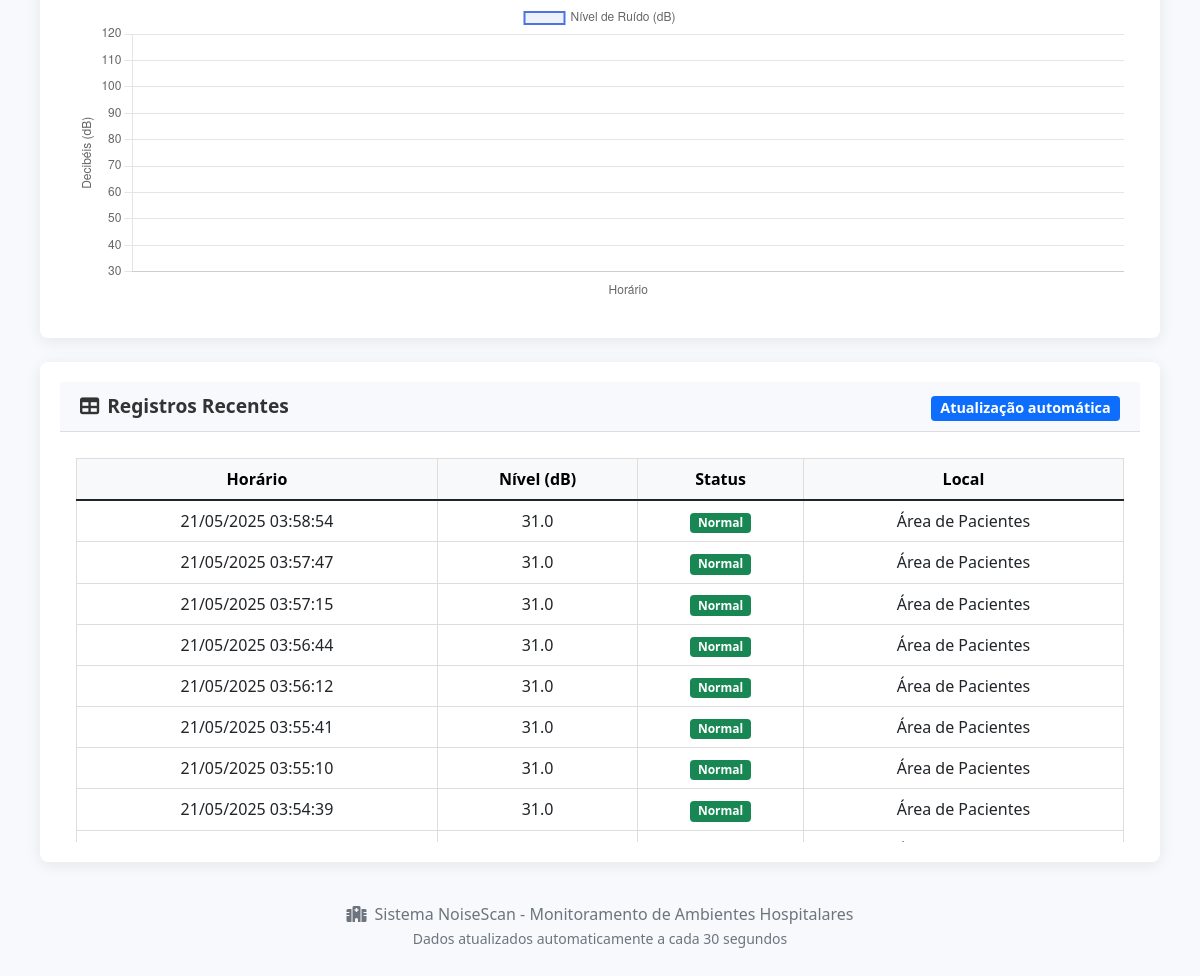
The app's page /dashboard (lower part), older data.
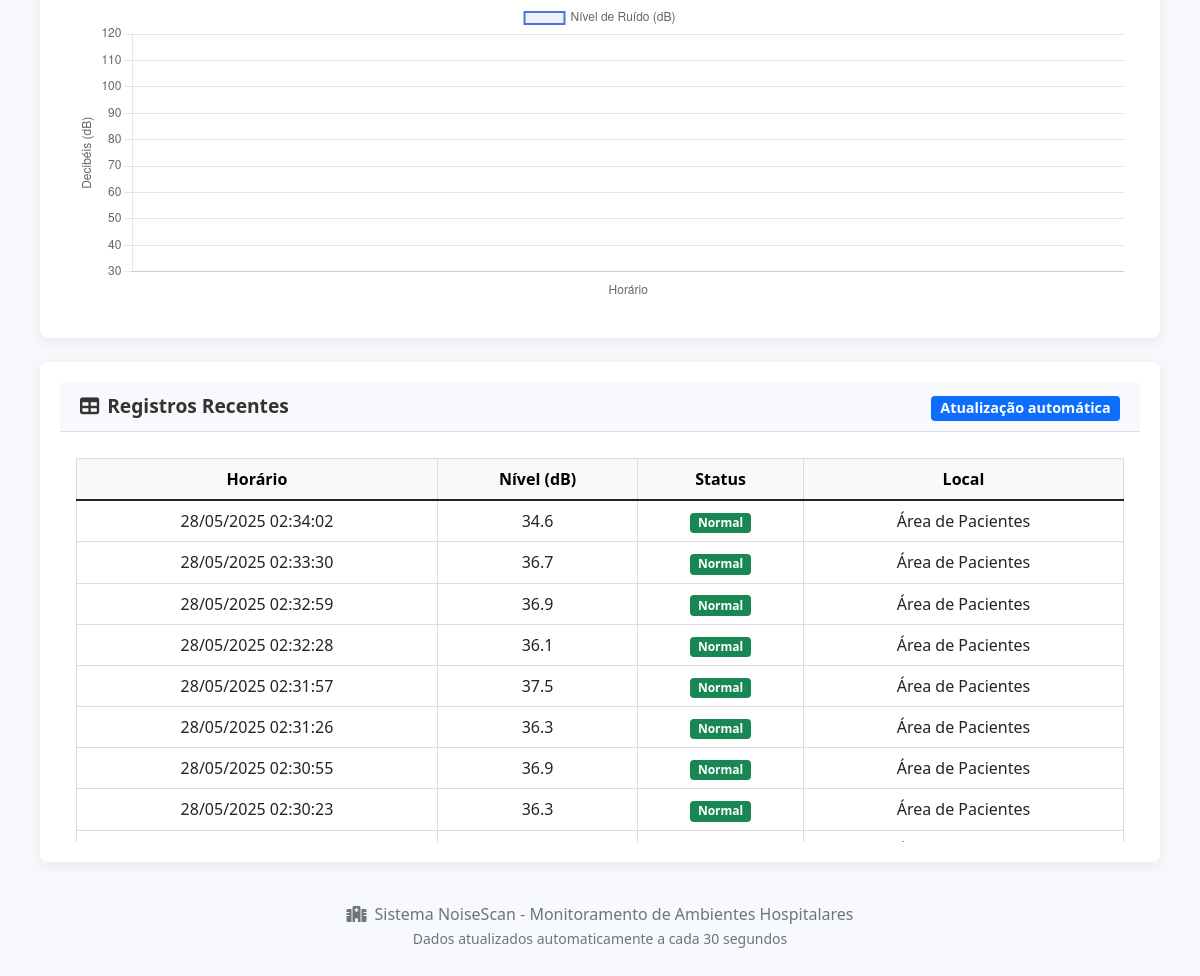
The same page, newer data.
### tables this page shows
CREATE TABLE medicoes (
                        id INTEGER PRIMARY KEY AUTOINCREMENT,
                        nivel_ruido REAL NOT NULL,
                        data_hora TIMESTAMP DEFAULT CURRENT_TIMESTAMP
                    );

### app.py (the view)
@app.route('/dashboard')
def dashboard():
    try:
        with db_lock:
            conn = get_db_connection()
            cursor = conn.execute('''
                SELECT
                    id,
                    nivel_ruido,
                    strftime('%d/%m/%Y %H:%M:%S', data_hora) as data_hora
                FROM medicoes
                ORDER BY data_hora DESC
                LIMIT 20
            ''')
            medicoes = [dict(row) for row in cursor.fetchall()]
        return render_template('dashboard.html', medicoes=medicoes)
    except Exception as e:
        logging.error(f"Erro no dashboard: {str(e)}")
        return render_template('error.html', error=str(e)), 500
    finally:
        if 'conn' in locals():
            conn.close()

### app.py (called while the page is built)
def get_db_connection():
    conn = None
    try:
        conn = sqlite3.connect(DB_FILE, timeout=30)
        conn.row_factory = sqlite3.Row
        for pragma, value in SQLITE_PRAGMAS.items():
            conn.execute(f"PRAGMA {pragma}={value}")
        return conn
    except sqlite3.Error as e:
        logging.error(f"Erro ao conectar ao banco: {str(e)}")
        if conn:
            conn.close()
        raise

@app.after_request
def add_security_headers(response):
    response.headers['X-Content-Type-Options'] = 'nosniff'
    response.headers['X-Frame-Options'] = 'DENY'
    return response

### templates/dashboard.html (shortened to what this page needs)
<!DOCTYPE html>
<html lang="pt-br">
<head>
    <link rel="stylesheet" href="https://cdnjs.cloudflare.com/ajax/libs/font-awesome/6.0.0/css/all.min.css">
    <link href="https://cdn.jsdelivr.net/npm/bootstrap@5.1.3/dist/css/bootstrap.min.css" rel="stylesheet">
    <link rel="stylesheet" href="{{ url_for('static', filename='css/style.css') }}">
</head>
<body>
    <div class="container-fluid hospital-theme">
        <div class="card mb-4">
            <div class="card-body">
                <canvas id="ruidoChart" height="300"></canvas>
            </div>
        </div>
        <div class="card">
            <div class="card-header table-header">
                <i class="fas fa-table me-2"></i>Registros Recentes
                <div class="float-end">
                    <span class="badge bg-primary">Atualização automática</span>
                </div>
            </div>
            <div class="card-body table-responsive">
                <table class="table table-hover" id="dados-table">
                    <thead class="table-light">
                        <tr>
                            <th>Horário</th>
                            <th>Nível (dB)</th>
                            <th>Status</th>
                            <th>Local</th>
                        </tr>
                    </thead>
                    <tbody>
                        {% for medicao in medicoes %}
                        <tr class="{{ 'table-danger' if medicao['nivel_ruido'] > 80 else 'table-warning' if medicao['nivel_ruido'] > 40 else '' }}">
                            <td>{{ medicao['data_hora'] }}</td>
                            <td>{{ "%.1f"|format(medicao['nivel_ruido']) }}</td>
                            <td>
                                {% if medicao['nivel_ruido'] > 80 %}
                                <span class="badge bg-danger">Alto</span>
                                {% elif medicao['nivel_ruido'] > 40 %}
                                <span class="badge bg-warning">Moderado</span>
                                {% else %}
                                <span class="badge bg-success">Normal</span>
                                {% endif %}
                            </td>
                            <td>Área de Pacientes</td>
                        </tr>
                        {% endfor %}
                    </tbody>
                </table>
            </div>
        </div>
        <footer class="mt-4 py-3 text-center text-muted">
            <p class="mb-0">
                <i class="fas fa-hospital me-2"></i>Sistema NoiseScan - Monitoramento de Ambientes Hospitalares
            </p>
            <small>Dados atualizados automaticamente a cada 30 segundos</small>
        </footer>
    </div>
</body>
</html>

### static/css/style.css (style rules this page uses)
:root { --cor-primaria: #4e73df; --cor-secundaria: #1cc88a; --cor-perigo: #e74a3b; }
body { font-family: 'Segoe UI', Tahoma, Geneva, Verdana, sans-serif; background-color: #f8f9fc; }
.card { border: none; border-radius: 0.35rem; box-shadow: 0 0.15rem 1.75rem 0 rgba(58, 59, 69, 0.15); margin-top: 20px; }
.card-header { background-color: #f8f9fc; border-bottom: 1px solid #e3e6f0; font-weight: 600; padding: 10px 20px; }
table { width: 100%; border-collapse: collapse; }
th, td { padding: 10px; text-align: center; border: 1px solid #ddd; }
th { background-color: #f2f2f2; }
body { font-family: 'Segoe UI', Tahoma, Geneva, Verdana, sans-serif; background-color: #f8f9fc; color: #333; margin: 20px; }
.card { background-color: white; border-radius: 0.5rem; box-shadow: 0 0.2rem 1rem rgba(0, 0, 0, 0.08); margin-top: 20px; padding: 20px; }
.card-header { font-weight: bold; margin-bottom: 10px; font-size: 1.2rem; border-bottom: 1px solid #ddd; }
th, td { padding: 10px; border: 1px solid #ddd; text-align: center; }
canvas { width: 100% !important; height: 400px !important; }
.hospital-theme { background-color: #f8f9fc; padding: 20px; }
.table-responsive { max-height: 400px; overflow-y: auto; }
#ruidoChart { width: 100% !important; height: 300px !important; }

Row changes from the older to the newer data that the page shows:
removed medicoes: data_hora "21/05/2025 03:58:54", nivel_ruido "31.0", shows "Normal"
removed medicoes: data_hora "21/05/2025 03:57:47", nivel_ruido "31.0", shows "Normal"
removed medicoes: data_hora "21/05/2025 03:57:15", nivel_ruido "31.0", shows "Normal"
removed medicoes: data_hora "21/05/2025 03:56:44", nivel_ruido "31.0", shows "Normal"
removed medicoes: data_hora "21/05/2025 03:56:12", nivel_ruido "31.0", shows "Normal"
removed medicoes: data_hora "21/05/2025 03:55:41", nivel_ruido "31.0", shows "Normal"
removed medicoes: data_hora "21/05/2025 03:55:10", nivel_ruido "31.0", shows "Normal"
removed medicoes: data_hora "21/05/2025 03:54:39", nivel_ruido "31.0", shows "Normal"
now on this page (row edited): medicoes: data_hora "28/05/2025 02:34:02", nivel_ruido "34.6", shows "Normal"
now on this page (row edited): medicoes: data_hora "28/05/2025 02:33:30", nivel_ruido "36.7", shows "Normal"
now on this page (row edited): medicoes: data_hora "28/05/2025 02:32:59", nivel_ruido "36.9", shows "Normal"
now on this page (row edited): medicoes: data_hora "28/05/2025 02:32:28", nivel_ruido "36.1", shows "Normal"
now on this page (row edited): medicoes: data_hora "28/05/2025 02:31:57", nivel_ruido "37.5", shows "Normal"
now on this page (row edited): medicoes: data_hora "28/05/2025 02:31:26", nivel_ruido "36.3", shows "Normal"
now on this page (row edited): medicoes: data_hora "28/05/2025 02:30:55", nivel_ruido "36.9", shows "Normal"
now on this page (row edited): medicoes: data_hora "28/05/2025 02:30:23", nivel_ruido "36.3", shows "Normal"
